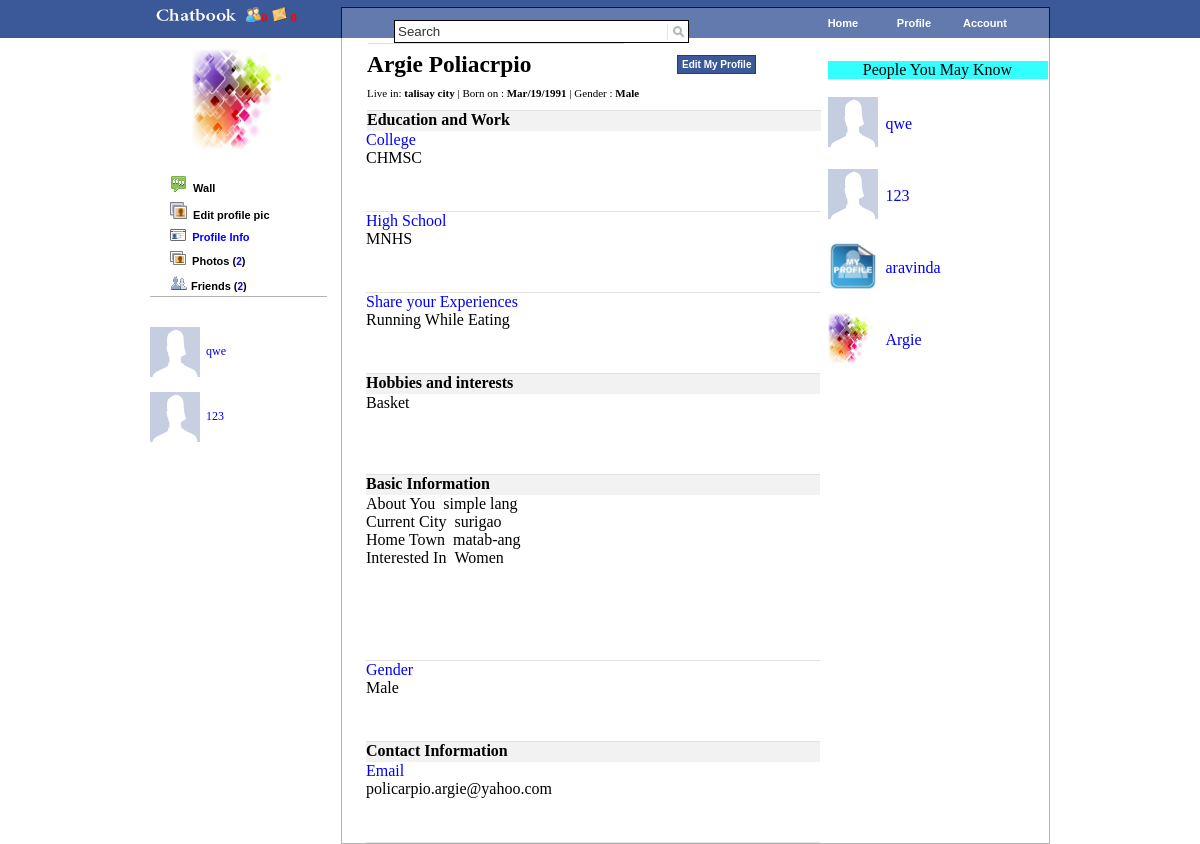
Screenshot of /INFO.php (signed in) with the database file from the repository.
### tables this page shows
CREATE TABLE IF NOT EXISTS `friendlist` (
  `friends_id` int(11) NOT NULL AUTO_INCREMENT,
  `firstname` varchar(30) NOT NULL,
  `lastname` varchar(30) NOT NULL,
  `address` varchar(80) NOT NULL,
  `contact_no` int(14) NOT NULL,
  `website` text NOT NULL,
  `gender` varchar(6) NOT NULL,
  `addby` text NOT NULL,
  `status` varchar(30) NOT NULL,
  `location` varchar(100) NOT NULL,
  PRIMARY KEY (`friends_id`)
);

CREATE TABLE IF NOT EXISTS `members` (
  `member_id` int(11) NOT NULL AUTO_INCREMENT,
  `UserName` varchar(10) NOT NULL,
  `Password` varchar(16) NOT NULL,
  `FirstName` varchar(30) NOT NULL,
  `LastName` varchar(30) NOT NULL,
  `Address` varchar(200) NOT NULL,
  `ContactNo` varchar(14) NOT NULL,
  `Url` varchar(100) NOT NULL,
  `Status_ID` int(11) NOT NULL,
  `Birthdate` varchar(20) NOT NULL,
  `Gender` varchar(6) NOT NULL,
  `DateAdded` datetime NOT NULL,
  `Relationship_ID` int(14) NOT NULL,
  `profImage` varchar(100) NOT NULL,
  `curcity` varchar(50) NOT NULL,
  `hometown` varchar(50) NOT NULL,
  `Interested` varchar(30) NOT NULL,
  `language` varchar(30) NOT NULL,
  `college` varchar(100) NOT NULL,
  `highschool` varchar(100) NOT NULL,
  `experiences` varchar(200) NOT NULL,
  `arts` text NOT NULL,
  `aboutme` text NOT NULL,
  `month` varchar(4) NOT NULL,
  `day` varchar(2) NOT NULL,
  `year` varchar(4) NOT NULL,
  PRIMARY KEY (`member_id`)
);

### INFO.php (the view, shortened to what this page needs)
<!DOCTYPE html PUBLIC "-//W3C//DTD XHTML 1.0 Transitional//EN" "http://www.w3.org/TR/xhtml1/DTD/xhtml1-transitional.dtd">
<html xmlns="http://www.w3.org/1999/xhtml">
<head>
<link href="format.css" rel="stylesheet" type="text/css" />
</head>
<body>
<div class="main">
<?php
	include("top.php");
	?>
  <div class="left">
<?php
include("profilesidebar.php");
?>
  </div>
  <div class="right">
    <div class="rightleft">
	  <div class="name"><strong><?php
$result = mysql_query("SELECT * FROM members WHERE member_id='".$_SESSION['SESS_MEMBER_ID'] ."'");
while($row = mysql_fetch_array($result))
  {
  echo "<p><h3>".$row['FirstName']." ".$row['LastName']."</h3>"."</p>";
  }
?></strong></div>
<div class="buttonback1">
<a href="editprofile.php"><input name="back" type="button" value="Edit My Profile" class="greenButton" /></a>
	  </div>
<div class="information">
<?php
$result = mysql_query("SELECT * FROM members WHERE member_id='".$_SESSION['SESS_MEMBER_ID'] ."'");
while($row = mysql_fetch_array($result))
  {
  echo "Live in: "."<b>".$row['Address']."</b>"."    |    "."Born on : "."<b>".$row['Birthdate']."</b>"."    |    " ."Gender : "."<b>".$row['Gender']."</b>";
  }
?>
</div>
	  <div class="EDUC"><strong>
	  Education and Work	  </strong> </div>
      <div class="educinfo">
	  <span class="style3">College</span><br />
	  <?php
$result = mysql_query("SELECT * FROM members WHERE member_id='".$_SESSION['SESS_MEMBER_ID'] ."'");
while($row = mysql_fetch_array($result))
  {
  echo $row['college'];
  }
?>
	  </div>
	  <div class="educinfo">
	  <span class="style3">High School</span><br />
	  <?php
$result = mysql_query("SELECT * FROM members WHERE member_id='".$_SESSION['SESS_MEMBER_ID'] ."'");
while($row = mysql_fetch_array($result))
  {
  echo $row['highschool'];
  }
?>
	  </div>
	  <div class="educinfo">
	  <span class="style3">Share your Experiences</span><br />
	  <?php
$result = mysql_query("SELECT * FROM members WHERE member_id='".$_SESSION['SESS_MEMBER_ID'] ."'");
while($row = mysql_fetch_array($result))
  {
  echo $row['experiences'];
  }
?>
	  </div>
	  <div class="EDUC1"><strong>
	  Hobbies and interests</strong></div>
	  <div class="educinfo">
	  <?php
$result = mysql_query("SELECT * FROM members WHERE member_id='".$_SESSION['SESS_MEMBER_ID'] ."'");
while($row = mysql_fetch_array($result))
  {
  echo $row['arts'];
  }
?>
	  <br />
	  </div>
	  <div class="EDUC1"><strong>
	  Basic Information</strong></div>
	  <div class="educinfo1">
	  <?php
$result = mysql_query("SELECT * FROM members WHERE member_id='".$_SESSION['SESS_MEMBER_ID'] ."'");
while($row = mysql_fetch_array($result))
  {
	  echo 'About You';
	  echo $row['aboutme']."<br>";
	  echo 'Current City';
	  echo $row['curcity']."<br>";
	  echo 'Home Town';
	  echo $row['hometown']."<br>";
	  echo 'Interested In';
	  echo $row['Interested'];
	 }
?>
	  </div>
	  <div class="educinfo">
	  <span class="style3">Gender</span>
	  <br />
	  <?php
$result = mysql_query("SELECT * FROM members WHERE member_id='".$_SESSION['SESS_MEMBER_ID'] ."'");
while($row = mysql_fetch_array($result))
  {
  echo $row['Gender'];
  }
?>
	  </div>
	  <div class="EDUC1"><strong>
	  Contact Information</strong></div>
	  <div class="educinfo">
	 <span class="style3">Email</span>
	<br />
	  <?php
$result = mysql_query("SELECT * FROM members WHERE member_id='".$_SESSION['SESS_MEMBER_ID'] ."'");
while($row = mysql_fetch_array($result))
  {
  echo $row['Url'];
  }
?>
	  </div>
    </div>
	<div class="rightright">
	  <div class="rightright1">People You May Know</div>
	  <div class="rightright2">
	  <?php
$result = mysql_query("SELECT * FROM members ORDER BY RAND() LIMIT 4");
echo "<br />";
while($row = mysql_fetch_array($result))
  {
  echo '<table width="125" height="50" border="0" cellspacing="0" cellpadding="0" align="center">';
  echo '<tr>';
  echo '<td width="50px" colspan="0" rowspan="3" align="left" valign="top">';
  echo "<img width=50 height=50 alt='Unable to View' src='" . $row["profImage"] . "'>";
  echo '</td>';
  echo '<td height="16">&nbsp;</td>';
  echo '</tr>';
  echo '<tr>';
  echo '<td height="17">';
  echo '<div align="left">';
  echo '<a href=member-index.php?id=' . $row["member_id"] . '>' . $row['FirstName'] . '</a>';
  echo '</div>';
  echo '</td>';
  echo '</tr>';
  echo '<tr>';
  echo '<td height="16">&nbsp;</td>';
  echo ' </tr>';
  echo '</table>';
  echo '<br>';
  }
?>
	  </div>
	</div>
  </div>
</div>
</body>
</html>

### profilesidebar.php (shortened to what this page needs)
    <div class="propic">
      <?php
			echo '<div id="pic">';
			echo "<img width=100 height=100 alt='Unable to View' src='" . $_SESSION['imageko'] . "'>";
			echo '</div>';
?>
    </div>
    <div class="link style1">
	<ul id="sddm1">
	<li><a href="lol.php" onmouseover="mopen('m3')" onmouseout="mclosetime()"><img src="images/wal.png" width="17" height="17" border="0" /> &nbsp;Wall</a>
	</li><br />
   	<li><a href="editpic.php" onmouseover="mopen('m3')" onmouseout="mclosetime()"><img src="images/photos.png" width="17" height="17" border="0" /> &nbsp;Edit profile pic</a>
	</li><br />
	<li><a href="INFO.php" onmouseover="mopen('m4')" onmouseout="mclosetime()"><img src="images/message.png" width="16" height="12" border="0" /> &nbsp;<font color="#0000FF">Profile Info</font></a>
	</li><br />
	<li><a href="photolist.php" onmouseover="mopen('m4')" onmouseout="mclosetime()"><img src="images/photos.png" width="16" height="14" border="0" /> &nbsp;Photos
	(<?php
$result = mysql_query("SELECT * FROM photos WHERE uploadedby='".$_SESSION['SESS_MEMBER_ID'] ."'");
	$numberOfRows = MYSQL_NUMROWS($result);
	echo '<font size="1" color="blue"><b>' . $numberOfRows . '</b></font>';
	?>)
	</a>
	</li><br />
	<li><a href="editfriends.php" onmouseover="mopen('m4')" onmouseout="mclosetime()"><img src="images/friends.png" width="18" height="15" border="0" /> Friends
	(<?php
$result = mysql_query("SELECT * FROM friendlist WHERE addby='".$_SESSION['SESS_FIRST_NAME'] ."' and status='accepted' ORDER BY addby ASC");
	$numberOfRows = MYSQL_NUMROWS($result);
	echo '<font size="1" color="blue"><b>' . $numberOfRows. '</b></font>';
	?>)
	</a>
	</li>
</ul>
	</div>
	<div class="friends">
	<br />
	<?php
$result = mysql_query("SELECT * FROM friendlist WHERE addby='".$_SESSION['SESS_FIRST_NAME'] ."' and status='accepted' ORDER BY RAND() LIMIT 4");
echo "<br />";
while($row = mysql_fetch_array($result))
  {
  echo '<table width="125" height="50" border="0" cellspacing="0" cellpadding="0" align="center">';
  echo '<tr>';
  echo '<td width="50px" colspan="0" rowspan="3" align="left" valign="top">';
  echo "<img width=50 height=50 alt='Unable to View' src='" . $row["location"] . "'>";
  echo '</td>';
  echo '<td height="16">&nbsp;</td>';
  echo '</tr>';
  echo '<tr>';
  echo '<td height="17">';
  echo '<div align="left">';
  echo '<a href=remarks.php?id=' . $row["friends_id"] . '>' . $row['firstname'] . '</a>';
  echo '</div>';
  echo '</td>';
  echo '</tr>';
  echo '<tr>';
  echo '<td height="16">&nbsp;</td>';
  echo ' </tr>';
  echo '</table>';
  echo '<br>';
  }
?>
	</div>

### format.css (style rules this page uses)
.main { width:900px; margin:0 auto; }
.left { width:190px; border-style:solid; border-color:#b3b3b3; border-width:thin; border-color:#3300FF; margin:0px 0px 0px 0px; border-width: 0px; float:left; }
.right { width:707px; border-style:solid; border-width:thin; border-color:#b3b3b3; margin:0px 0px 0px 0px; border-top-width: 0px; float:right; }
.rightleft { border-style:solid; border-width:thin; border-color:#b3b3b3; margin:0px 0px 0px 0px; border-top-width: 0px; border-left-width: 0px; border-bottom-width: 0px; width: 483px; border-right-width: 0px; float:left; }
.rightright { width:223px; margin:23px auto; float:right; }
.rightright1 { width:220px; margin:0px auto; background-color:#33FFFF; text-align:center; }
.rightright2 { width:220px; margin:0px auto; text-align:center; }
.propic { margin:0px 0px 0px 0px; margin-top: 20px; margin-left: 42px; }
.link { margin:0px 0px 0px 0px; font-size:11px; font-family:Calibri; margin-left: 10px; margin-top: 22px; }
.greenButton { width:auto; font-size:10px; margin:10px 0 0 2px; padding:3px 4px 3px 4px; color:white; background-color:#3b5998; outline:none; border:1px solid #006600; font-weight:bold; }
.name { width:239px; margin:0px 0px 0px 0px; width: 239px; height: 25px; margin-left: 25px; margin-top: 13px; font-family:Calibri; font-size:20px; }
.information { width:60px; margin:0px 0px 0px 0px; font-family:Calibri; font-size:11px; width: 454px; margin-left: 25px; margin-top: 11px; }
#sddm1 { margin: 0; padding: 0; z-index: 30 }
#sddm1 li { margin: 0; padding: 0; list-style: none; float: left; font: bold 11px arial }
#sddm1 li a { display: block; margin: 0 1px 0 0; padding: 4px 10px; width: 150px; color:#000000; text-align:left; text-decoration: none; background-color: #FFFFFF; }
.EDUC { border-top-width:2px; border-style:solid; border-color:#e2e2e2; margin:0px 0px 0px 0px; width: 454px; background-color:#f2f2f2; height:20px; margin-left: 27px; margin-top: 11px; font-family:Calibri; border-width: 1px 0px 0px; margin-left: 25px; }
.educinfo { border-style:solid; border-color:#e2e2e2; margin:0px 0px 0px 0px; width: 454px; background-color:#FFFFFF; height:80px; font-family:Calibri; border-width: 0px 0px 1px; margin-left: 24px; }
.educinfo1 { border-style:solid; border-color:#e2e2e2; margin:0px 0px 0px 0px; width: 454px; background-color:#FFFFFF; height:165px; font-family:Calibri; border-width: 0px 0px 1px; margin-left: 24px; }
.EDUC1 { border-top-width:1px; border-style:solid; border-color:#e2e2e2; margin:0px 0px 0px 0px; width: 454px; background-color:#f2f2f2; height:20px; margin-left: 27px; margin-top: 11px; font-family:Calibri; border-width: 1px 0px 0px; margin-left: 25px; border-top-width: 0px; margin-top: 0px; margin-left: 24px; }
.buttonback1 { font-family:Calibri; font-size:9px; float:right; width: 136px; margin: -31px 14px 0px -3px; }
.friends { margin:0px 0px 0px 0px; width:100px; border-style:solid; border-color:#b3b3b3; border-width:thick; font-family:calibri; font-size:12px; width: 177px; height: 69px; border-width: 1px 0px 0px; }

### INFO.php (style rules this page uses)
.style1 { font-weight: bold }
.style3 { color: #0000FF }

### top.php (style rules this page uses)
body { font-family:"Lucida Sans"; }
* { margin:0px }
a:link { text-decoration: none; }

### rows the page displays
friendlist: location (picture), firstname "qwe"
friendlist: location (picture), firstname "123"
members: FirstName "Argie", LastName "Poliacrpio", Address "talisay city", Birthdate "Mar/19/1991", Gender "Male", college "CHMSC", highschool "MNHS", experiences "Running While Eating", arts "Basket", aboutme "simple lang", curcity "surigao", hometown "matab-ang", Interested "Women", Url "policarpio.argie@yahoo.com", profImage (picture)
members: profImage (picture), FirstName "qwe"
members: profImage (picture), FirstName "123"
members: profImage (picture), FirstName "aravinda"

### other values shown
$numberOfRows "2"
